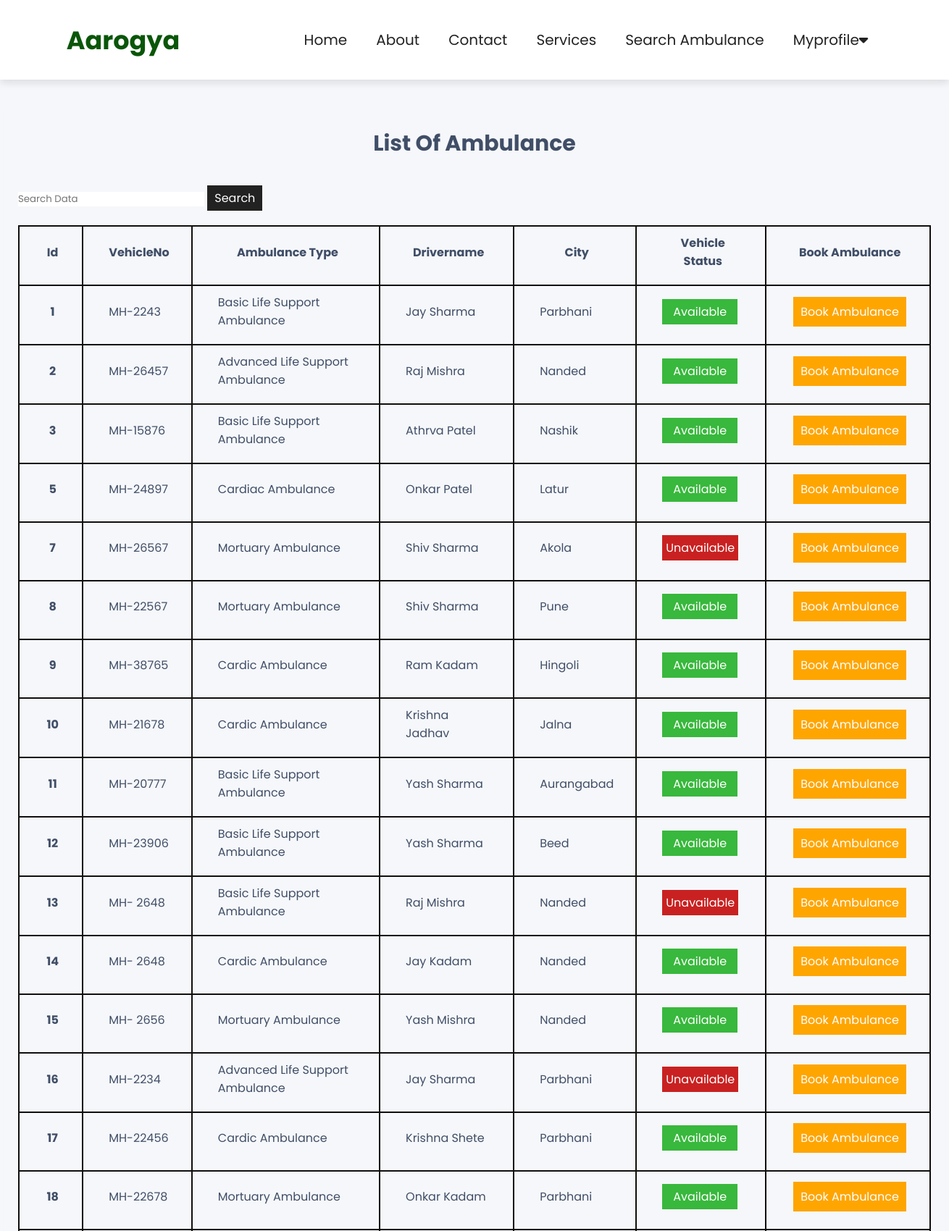
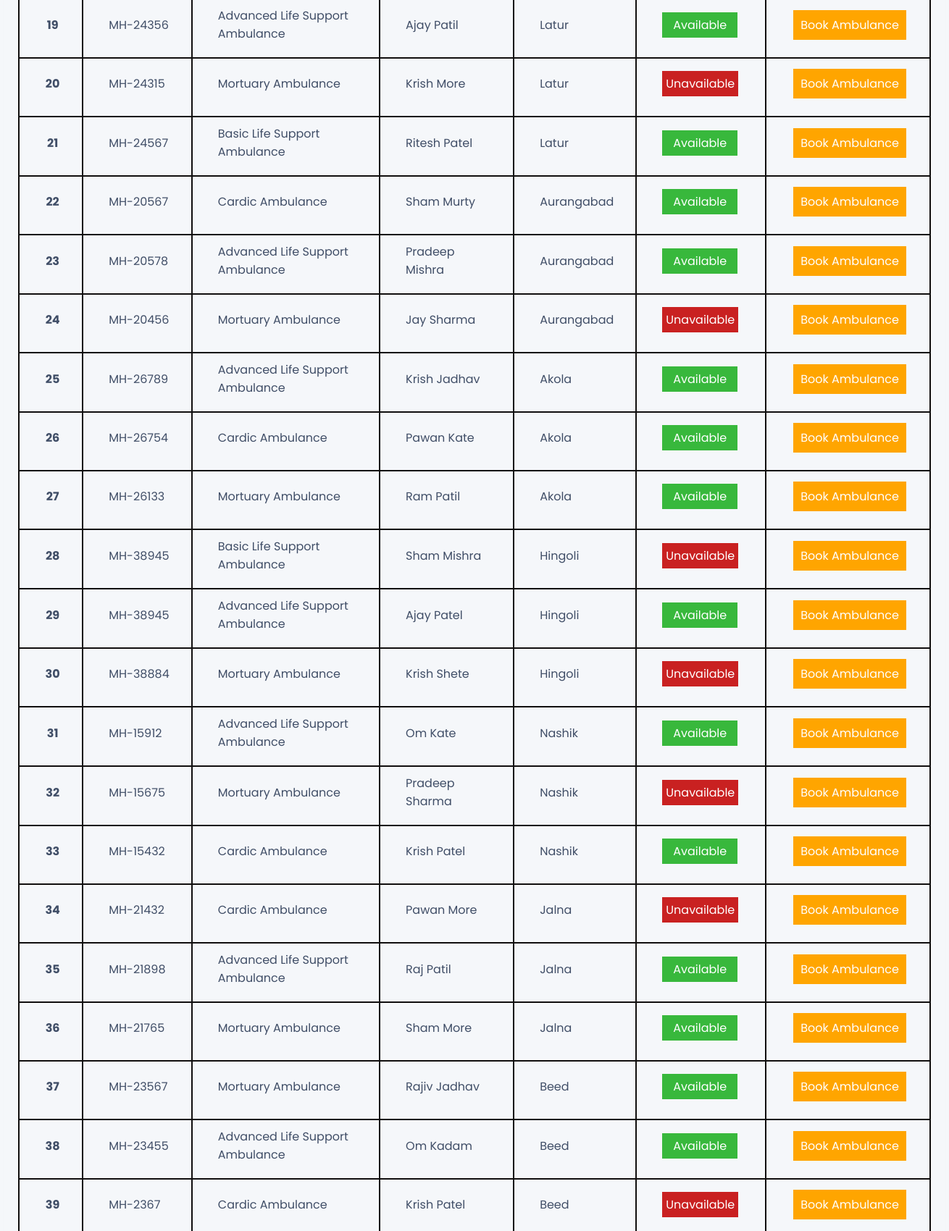
/ambulancelist.php (upper part), run on the app's committed database (2 pictures, top to bottom).
### tables this page shows
CREATE TABLE `ambulancelist` (
  `vehicleno` varchar(255) NOT NULL,
  `ambulancetype` varchar(255) NOT NULL,
  `drivername` varchar(255) NOT NULL,
  `licenseno` varchar(255) NOT NULL,
  `city` varchar(255) NOT NULL,
  `ambulance_id` int(11) NOT NULL,
  `status` int(1) NOT NULL,
  `price` varchar(20) NOT NULL
);

### ambulancelist.php (the view, shortened to what this page needs)
<?php
include('./mainInclude/header.php');
?>
<!DOCTYPE html>
<html lang="en">
<head>
<link rel="stylesheet" href="https://maxcdn.bootstrapcdn.com/font-awesome/4.7.0/css/font-awesome.min.css">
<link rel="stylesheet" href="https://cdnjs.cloudflare.com/ajax/libs/font-awesome/6.4.2/css/all.min.css" />
<link rel="stylesheet" href="ambulancelist.css?v=<?php echo time();?>">
<div class="container-lg">
    <div class="table-responsive">
        <div class="table-wrapper">
            <div class="table-title">
                <div class="row">
                  <div class="col-sm-8"><h2>List of <b>Ambulance</b></h2></div><br>
                    <div class="col-sm-4">
                    <div class="container my-5">
    <form method="post">
        <input type="text" placeholder="search data" name="search">
        <button class="btn btn-dark btn-sm" name="submit">Search</button>
</div>
</div>
                </div>
            </div>
            <?php
            $sql ="SELECT * FROM ambulancelist";
            $conn = mysqli_connect('localhost','root','','user_db');
            $result=$conn->query($sql);
            if($result->num_rows > 0)
            {
            ?>
            <table class="table table-bordered">
                <thead>
                    <tr>
                        <th>Id</th>
                        <th>VehicleNo	</th>
                        <th>Ambulance Type</th>
                        <th>Drivername</th>
                        <th>City</th>
                        <th>Vehicle Status</th>
                        <th>Book Ambulance</th>
                    </tr>
                </thead>
                <tbody>
                 <?php   while($row = $result->fetch_assoc()){
                   echo '<tr>';
                   echo '<th scope="row">'.$row['ambulance_id'].'</th>';
                   echo  '<td>'.$row['vehicleno'].'</td>';
                   echo  '<td>'.$row['ambulancetype'].'</td>';
                   echo  '<td>'.$row['drivername'].'</td>';
                   echo  '<td>'.$row['city'].'</td>';
                   echo  "<td>";
                   if($row['status']==1)
                   {
                    echo "<button class='custom-button'>Available</button>";
                   }else
                   {
                    echo "<button class='custom-button1'>Unavailable</button>";
                   }
                   echo "<td><input type='button' class='button1' value='Book Ambulance'></td>";
                echo  '</tr>';
                     } ?>
                </tbody>
            </table>
            <?php }
            ?>
        </div>
    </div>
</div>
</body>
</html>

### style.css (style rules this page uses)
:root { --main-color:#8e44ad; --black:#222; --white:#fff; --light-black:#777; --light-white:#fff9; --dark-bg:rgba(0,0,0,.7); --light-bg:#eee; --border:.1rem solid var(--black); --box-shadow:0 .5rem 1rem rgba(0,0,0,.1); --text-shadow:0 1.5rem 3rem rgba(0,0,0,.3); }
* { font-family: 'Poppins', sans-serif; margin:0; padding:0; box-sizing: border-box; outline: none; border:none; text-decoration: none; text-transform: capitalize; }
html { font-size: 62.5%; overflow-x: hidden; }
.btn { display: inline-block; background: var(--black); margin-top: 1rem; color:var(--white); font-size: 1.6rem; padding:0.5rem 1rem; cursor: pointer; }

### ambulancelist.css (style rules this page uses)
body { color: #404E67; background: #F5F7FA; font-family: sans-serif; font-size: 16px; }
.table-wrapper { width: 1300px; margin: 40px auto; background:#f5f7fa; padding: 20px; box-shadow: 0 1px 1px rgba(0,0,0,.05); }
.table-title { padding-bottom: 10px; margin: 0 0 10px; }
.table-title h2 { margin: 6px 0 0; font-size: 30px; text-align:center; }
table, th, td { border: 2px solid rgb(20, 2, 2); border-collapse: collapse; margin-right: 0px; }
th, td { padding-top: 10px; padding-bottom: 20px; padding-left: 35px; padding-right: 30px; }
table.table { table-layout: fixed; }
table.table tr th, table.table tr td { border-color: #100e0e; }
table.table th:last-child { width: 100px; }
form { display:inline-block; }
.button1 { background-color:orange; border: none; color: white; padding: 8px 10px; text-align: center; text-decoration: none; display: inline-block; font-size: 16px; margin: 4px 2px; cursor: pointer; }
button.custom-button { background-color: #38b83c; border: none; color: white; padding: 5px 15px; text-align: center; text-decoration: none; display: inline-block; font-size: 16px; }
button.custom-button1 { background-color: rgb(201, 33, 33); border: none; color: white; padding: 5px 5px; text-align: center; text-decoration: none; display: inline-block; font-size: 16px; }

### data on the page
ambulancelist: ambulance_id "1", vehicleno "MH-2243", ambulancetype "Basic Life Support Ambulance", drivername "Jay Sharma", city "Parbhani", status "Available"
ambulancelist: ambulance_id "2", vehicleno "MH-26457", ambulancetype "Advanced Life Support Ambulance", drivername "Raj Mishra", city "Nanded", status "Available"
ambulancelist: ambulance_id "3", vehicleno "MH-15876", ambulancetype "Basic Life Support Ambulance", drivername "Athrva Patel", city "Nashik", status "Available"
ambulancelist: ambulance_id "5", vehicleno "MH-24897", ambulancetype "Cardiac Ambulance", drivername "Onkar Patel", city "Latur", status "Available"
ambulancelist: ambulance_id "7", vehicleno "MH-26567", ambulancetype "Mortuary Ambulance", drivername "Shiv Sharma", city "Akola", status "Unavailable"
ambulancelist: ambulance_id "8", vehicleno "MH-22567", ambulancetype "Mortuary Ambulance", drivername "Shiv Sharma", city "Pune", status "Available"
ambulancelist: ambulance_id "9", vehicleno "MH-38765", ambulancetype "Cardic Ambulance", drivername "Ram Kadam", city "Hingoli", status "Available"
ambulancelist: ambulance_id "10", vehicleno "MH-21678", ambulancetype "Cardic Ambulance", drivername "Krishna Jadhav", city "Jalna", status "Available"
ambulancelist: ambulance_id "11", vehicleno "MH-20777", ambulancetype "Basic Life Support Ambulance", drivername "Yash Sharma", city "Aurangabad", status "Available"
ambulancelist: ambulance_id "12", vehicleno "MH-23906", ambulancetype "Basic Life Support Ambulance", drivername "Yash Sharma", city "Beed", status "Available"
ambulancelist: ambulance_id "13", vehicleno "MH- 2648", ambulancetype "Basic Life Support Ambulance", drivername "Raj Mishra", city "Nanded", status "Unavailable"
ambulancelist: ambulance_id "14", vehicleno "MH- 2648", ambulancetype "Cardic Ambulance", drivername "Jay Kadam", city "Nanded", status "Available"
ambulancelist: ambulance_id "15", vehicleno "MH- 2656", ambulancetype "Mortuary Ambulance", drivername "Yash Mishra", city "Nanded", status "Available"
ambulancelist: ambulance_id "16", vehicleno "MH-2234", ambulancetype "Advanced Life Support Ambulance", drivername "Jay Sharma", city "Parbhani", status "Unavailable"
ambulancelist: ambulance_id "17", vehicleno "MH-22456", ambulancetype "Cardic Ambulance", drivername "Krishna Shete", city "Parbhani", status "Available"
ambulancelist: ambulance_id "18", vehicleno "MH-22678", ambulancetype "Mortuary Ambulance", drivername "Onkar Kadam", city "Parbhani", status "Available"
ambulancelist: ambulance_id "19", vehicleno "MH-24356", ambulancetype "Advanced Life Support Ambulance", drivername "Ajay Patil", city "Latur", status "Available"
ambulancelist: ambulance_id "20", vehicleno "MH-24315", ambulancetype "Mortuary Ambulance", drivername "Krish More", city "Latur", status "Unavailable"
ambulancelist: ambulance_id "21", vehicleno "MH-24567", ambulancetype "Basic Life Support Ambulance", drivername "Ritesh Patel", city "Latur", status "Available"
ambulancelist: ambulance_id "22", vehicleno "MH-20567", ambulancetype "Cardic Ambulance", drivername "Sham Murty", city "Aurangabad", status "Available"
ambulancelist: ambulance_id "23", vehicleno "MH-20578", ambulancetype "Advanced Life Support Ambulance", drivername "Pradeep Mishra", city "Aurangabad", status "Available"
ambulancelist: ambulance_id "24", vehicleno "MH-20456", ambulancetype "Mortuary Ambulance", drivername "Jay Sharma", city "Aurangabad", status "Unavailable"
ambulancelist: ambulance_id "25", vehicleno "MH-26789", ambulancetype "Advanced Life Support Ambulance", drivername "Krish Jadhav", city "Akola", status "Available"
ambulancelist: ambulance_id "26", vehicleno "MH-26754", ambulancetype "Cardic Ambulance", drivername "Pawan Kate", city "Akola", status "Available"
ambulancelist: ambulance_id "27", vehicleno "MH-26133", ambulancetype "Mortuary Ambulance", drivername "Ram Patil", city "Akola", status "Available"
ambulancelist: ambulance_id "28", vehicleno "MH-38945", ambulancetype "Basic Life Support Ambulance", drivername "Sham Mishra", city "Hingoli", status "Unavailable"
ambulancelist: ambulance_id "29", vehicleno "MH-38945", ambulancetype "Advanced Life Support Ambulance", drivername "Ajay Patel", city "Hingoli", status "Available"
ambulancelist: ambulance_id "30", vehicleno "MH-38884", ambulancetype "Mortuary Ambulance", drivername "Krish Shete", city "Hingoli", status "Unavailable"
ambulancelist: ambulance_id "31", vehicleno "MH-15912", ambulancetype "Advanced Life Support Ambulance", drivername "Om Kate", city "Nashik", status "Available"
ambulancelist: ambulance_id "32", vehicleno "MH-15675", ambulancetype "Mortuary Ambulance", drivername "Pradeep Sharma", city "Nashik", status "Unavailable"
ambulancelist: ambulance_id "33", vehicleno "MH-15432", ambulancetype "Cardic Ambulance", drivername "Krish Patel", city "Nashik", status "Available"
ambulancelist: ambulance_id "34", vehicleno "MH-21432", ambulancetype "Cardic Ambulance", drivername "Pawan More", city "Jalna", status "Unavailable"
ambulancelist: ambulance_id "35", vehicleno "MH-21898", ambulancetype "Advanced Life Support Ambulance", drivername "Raj Patil", city "Jalna", status "Available"
ambulancelist: ambulance_id "36", vehicleno "MH-21765", ambulancetype "Mortuary Ambulance", drivername "Sham More", city "Jalna", status "Available"
ambulancelist: ambulance_id "37", vehicleno "MH-23567", ambulancetype "Mortuary Ambulance", drivername "Rajiv Jadhav", city "Beed", status "Available"
ambulancelist: ambulance_id "38", vehicleno "MH-23455", ambulancetype "Advanced Life Support Ambulance", drivername "Om Kadam", city "Beed", status "Available"
ambulancelist: ambulance_id "39", vehicleno "MH-2367", ambulancetype "Cardic Ambulance", drivername "Krish Patel", city "Beed", status "Unavailable"
